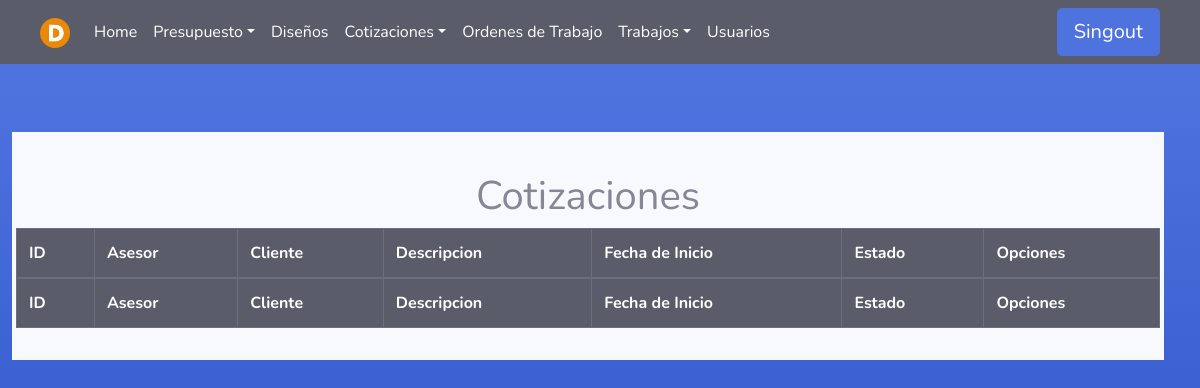
Before: /Cotizaciones/ (signed in) with the older database file.
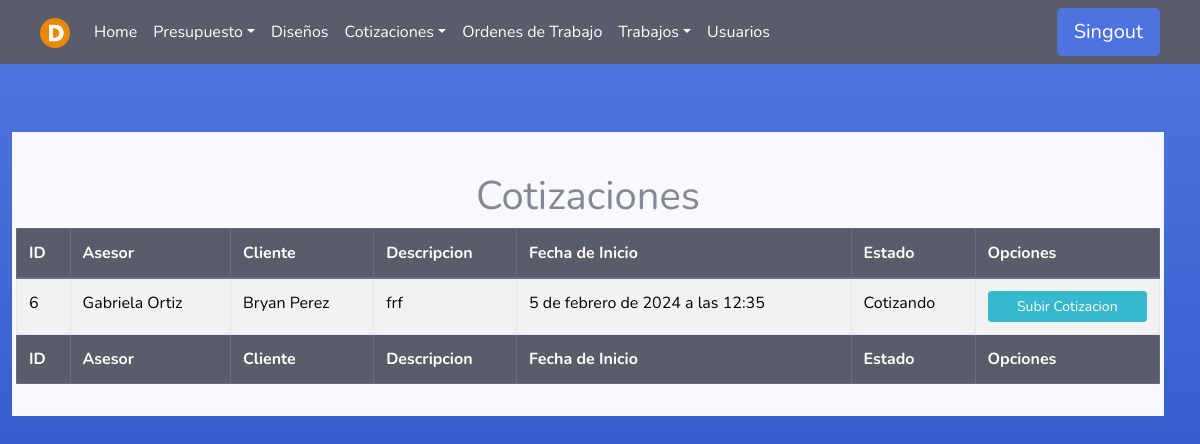
After: the same page with the newer database file.
### Asesores/models.py (models this page shows)
class Presupuesto(models.Model):
    asesor = models.ForeignKey(User, on_delete=models.PROTECT, null=False, blank=False)
    fecha_inicio = models.DateTimeField(null=False, auto_now_add=True, blank=False)
    cliente = models.CharField(max_length=100, null=False, blank=False)
    descripcion = models.TextField(null=False, blank=False)
    estado=models.TextField(null=True, blank=True)
    fecha_fin = models.DateTimeField(null=True, blank=True)

### Cotizadores/views.py (the view)
# urls.py: path('', cotizador_views.cotDisponibles , name='Cotizaciones'),
@login_required(login_url='index')
def cotDisponibles(request):
    user = request.user
    if user.groups.filter(name='Cotizador').exists() or user.groups.filter(name='Administrador').exists() or user.is_superuser:
        presupuestos_cotizacion = Presupuesto.objects.filter(estado='Cotizando')
        presupuestos_con_diseños = []
        for presupuesto in presupuestos_cotizacion:
            diseño = Diseno.objects.filter(presupuesto=presupuesto, estado__exact='Cotizando').first()
            presupuestos_con_diseños.append({'presupuesto': presupuesto, 'diseño': diseño})
        return render(request, 'Cotizador/listado.html', {'pres': presupuestos_con_diseños})
    else:
        error = "No tienes permiso para acceder a esta página."
        return render(request, '404.html', {'error': error})

### Templates/Cotizador/listado.html (shortened to what this page needs)
{% extends 'tables.html' %}
{% block botones%}
<div class="text-center">
    <br>
    <h1>Cotizaciones</h1>
</div>
{% endblock %}
{% load static %}
{% block head %}
<th>ID</th>
{% if user.is_superuser or user.groups.all.0.name == "Administrador" %}
<th>Asesor</th>
{% endif %}
<th>Cliente</th>
<th>Descripcion</th>
<th>Fecha de Inicio</th>
<th>Estado</th>
<th>Opciones</th>
{% endblock %}
{% block tbody %}
{% for p in pres %}
<tr>
    <td>{{ p.presupuesto.id }}</td>
    {% if user.is_superuser or user.groups.all.0.name == "Administrador" %}
    <td>{{ p.presupuesto.asesor.first_name}} {{ p.presupuesto.asesor.last_name}}</td>
    {% endif %}
    <td>{{ p.presupuesto.cliente }}</td>
    <td>{{ p.presupuesto.descripcion }}</td>
    <td>{{ p.presupuesto.fecha_inicio }}</td>
    <td>{{ p.presupuesto.estado }}</td>
    <td>
        <div>
            <a class="btn btn-info btn-sm btn-block" href="/Cotizaciones/info/{{ p.presupuesto.id}}/">Subir Cotizacion</a>
        </div>
    </td>
</tr>
{% endfor %}
{% endblock %}
{% block footer %}
<th>ID</th>
{% if user.is_superuser or user.groups.all.0.name == "Administrador" %}
<th>Asesor</th>
{% endif %}
<th>Cliente</th>
<th>Descripcion</th>
<th>Fecha de Inicio</th>
<th>Estado</th>
<th>Opciones</th>
{% endblock %}

Changed rows visible on the page:
now on this page (row edited): Presupuesto: presupuesto.id "6", presupuesto.asesor.first_name "Gabriela", presupuesto.asesor.last_name "Ortiz", presupuesto.cliente "Bryan Perez", presupuesto.descripcion "frf", presupuesto.fecha_inicio "5 de febrero de 2024 a las 12:35", presupuesto.estado "Cotizando"
